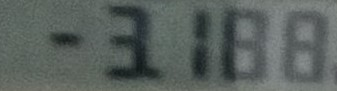
#> input picture Seperate_Folders/sipa_04/manually_cropped/4/mancrop_01.jpg, 337 x 91 px, found by its file name; its folder holds 6 pictures in this run
$ jupyter execute --allow-errors Manually_Cropped_Test_sipa4.ipynb   (shell and % lines are left out)
#> lines starting #> are read from the running program, lines starting #| are printed output that depends on the picture; after the words box and inside, x2 and y2 are one past the last pixel; in counts of white or black regions, pixels touching at a corner belong together
### Seperate_Folders/full_sipa/ad_functions.py
from matplotlib import pyplot as plt
import pytesseract
import pandas as pd
import numpy as np
import random
import cv2
import os
import re


#########################################################################################################
# Function to show an image using pyplot
def show_img(img, size=12, title=None):
    """
    Displays an image using Matplotlib.

    Args:
        img (numpy.ndarray): The image to display, in BGR format.
        size (int, optional): The size of the displayed figure. Default is 12.
        title (str, optional): The title to display above the image. Default is None.

    Returns:
        None
    """

    # Get the current figure and set its size to the given size.
    fig = plt.gcf()
    fig.set_size_inches(size, size)

    # Turn off the axis to remove the ticks and labels.
    plt.axis("off")

    # Convert the image from BGR to RGB and display it using Matplotlib.
    plt.imshow(cv2.cvtColor(img, cv2.COLOR_BGR2RGB))

    # If a title is provided, set the title of the plot.
    if title is not None:
        plt.title(title)

    # Show the plot.
    plt.show()


#########################################################################################################
# Display four images
# [86 lines left out: functions display_four_images, read_input_file_list, not called in this run]


#########################################################################################################
# Read image file and size as per parameter and return the resized image
def read_resize_data(input_file, size=160):
    """
    Reads an input image file, resizes it to a specified size, and returns the resized image.

    Args:
        input_file (str): The path to the input image file.
        size (int, optional): The desired size of the output image. Default is 160.

    Returns:
        A resized image as a numpy.ndarray.
    """

    # Read image
    img = cv2.imread(input_file)

    # Set dimensions
    width = size
    height = size
    dim = (width, height)

    # resize image
    resized = cv2.resize(img, dim, interpolation=cv2.INTER_AREA)

    return resized


#########################################################################################################
# Read text using pytesseract and return the text
def get_text(image):
    """
    Uses Tesseract OCR to extract text from an input image.

    Args:
        image (numpy.ndarray): The input image to extract text from.

    Returns:
        A tuple containing the extracted text as strings: (text_ssd, text_eng).
    """

    # psm 6 = Assume a single uniform block of text.
    config_tesseract = "--tessdata-dir ./ttesseract_langs --psm 6"

    # Read text from image using Seven Segment training data
    text_ssd = pytesseract.image_to_string(image, lang="ssd", config=config_tesseract)

    # Read text from image using English character training data
    text_eng = pytesseract.image_to_string(image, lang="eng", config=config_tesseract)

    # Clean text
    text_ssd = "".join(c for c in text_ssd if c.isdigit() or c == ".")
    text_eng = "".join(c for c in text_eng if c.isdigit() or c == ".")

    return text_ssd, text_eng


#########################################################################################################
# Process using Thresh and return text for Seven Segment Display and English
# [222 lines left out: functions process_file_thresh, process_file_closing, process_adaptive_gaussian, process_otsu, control_loop_sipa3, not called in this run]

### Seperate_Folders/sipa_04/Manually_Cropped_Test_sipa4.ipynb
[cell 1]
import sys
sys.path.append('../functions')
from matplotlib import pyplot as plt
import ad_functions as adfns
import pytesseract
import cv2
import numpy as np
import pandas as pd
import os
import shutil

# psm 6 = Assume a single uniform block of text.
config_tesseract = '--tessdata-dir ./ttesseract_langs --psm 6 digits'

[cell 2]
file_path = "./manually_cropped/4"
manually_cropped_files = os.listdir(file_path)

[cell 3]
manually_cropped_files

[cell 4]
cv2.__version__

[cell 5]
def display_ten_images(folder_path, title=None):
    """
    Displays ten images from a directory using Matplotlib.

    Args:
        folder_path (str): The path to the directory containing the images.
        title (str, optional): The title to display above the images. Default is None.

    Returns:
        None
    """
#> called with folder_path = './sipaimages/4/', title = 'SIPA 4 images Original'
    # Get the list of all files in the directory
    filenames = os.listdir(folder_path)
    # Select the first 10 files from the list
    selected_files = filenames[:10]

    # Initialize the figure and axis
    fig, axs = plt.subplots(5, 2, figsize=(10, 12), facecolor="#808080")

    # Iterate through the selected files and plot the image
    for i, f in enumerate(selected_files):
        img = cv2.imread(os.path.join(folder_path, f))
#> img is the input picture: shape (91, 337, 3); mean B, G, R 94.3, 97.8, 89.8
        img = cv2.cvtColor(img, cv2.COLOR_BGR2RGB)
        axs[i // 2, i % 2].imshow(img)
        axs[i // 2, i % 2].axis("off")
        axs[i // 2, i % 2].grid(False)
        axs[i // 2, i % 2].set_title(f)

    # Remove the grid lines from the empty subplots
    for ax in axs.flat:
        ax.grid(False)
        ax.set_xticks([])
        ax.set_yticks([])
        ax.set_facecolor("#808080")
        for sp in ax.spines.values():
            sp.set_visible(False)
#> this loop made 10 passes

    # Set the overall chart title
    fig.suptitle(title, fontsize=20, fontweight=700)

    plt.show()

[cell 6]
# display_images_in_grid(file_path)


# display_ten_images(file_path, "SIPA 4 images Manually cropped")

display_ten_images("./sipaimages/4/", "SIPA 4 images Original")

[cell 7]
print(len(manually_cropped_files))
#> (the rest of this cell did not finish here and is left out)

    # show_img(image, 3)
    # Pre-processing for tesseract
    gray = cv2.cvtColor(img, cv2.COLOR_BGR2GRAY)
    gray = cv2.medianBlur(gray, 3)
    adfns.show_img(image, 3, title=filename)

    # Run tesseract OCR on the image

    text_ssd = pytesseract.image_to_string(image, lang="ssd", config=config_tesseract)


    # Print the extracted text
    print("text output is :- ssd :-" , text_ssd,  "<--")

## With Thresh

[cell 8]
image = cv2.imread("./manually_cropped/4/mancrop_10.jpg")
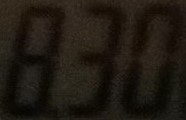
#> input picture Seperate_Folders/sipa_04/manually_cropped/4/mancrop_10.jpg, 186 x 120 px
#> image is the input picture: shape (120, 186, 3); mean B, G, R 18.2, 25.9, 32.2

# Get image data
# img = read_input_data(input_file)
#> (the rest of this cell did not finish here and is left out)


# Convert to RGB (three dimensions)
nimRGB = cv2.cvtColor(img, cv2.COLOR_BGR2RGB)

# Convert to gray (one dimension)
nimGray = cv2.cvtColor(nimRGB, cv2.COLOR_BGR2GRAY)

# Set the minimum to gray and max to white
min_threshold = 55
max_threshold = 255

# Binary Thresh
value, nimThresh = cv2.threshold(nimGray, min_threshold, max_threshold, cv2.THRESH_BINARY)

adfns.show_img(nimGray, 3)
adfns.show_img(nimThresh, 3)

# Get Text for Seven Segment and English
text_ssd, text_eng = adfns.get_text(nimGray)

print("* >>>", text_ssd)

# return text_ssd, text_eng

#> (a cell that did not finish here is left out)


    # Apply histogram equalization
    equalized = cv2.equalizeHist(img)

    text_ssd, text_eng = adfns.get_text(equalized)
    print("* >>>", text_ssd)

    # Display the original and equalized images
    adfns.show_img(img, 3, title="Original")
    adfns.show_img(equalized, 3, title="Equalized")

#> (a cell that did not finish here is left out)

    adfns.show_img(normalized, 3, title="Normalized")

    text_ssd, text_eng = adfns.get_text(normalized)

    print("* >>>", text_ssd)

#> (a cell that did not finish here is left out)

[cell 12]
# Create a matrix of ones, then multiply it by a scaler of 100
# This gives a matrix with same dimesions of our image with all values being 100
M = np.ones(image.shape, dtype = "uint8") * 100

# Load the image
img = cv2.imread("./manually_cropped/4/mancrop_01.jpg",0)
#> img: shape (91, 337); min 22, max 141, mean 95

# Create our shapening kernel, remember it must sum to one
kernel_sharpening = np.array([[-1,-1,-1],
                              [-1, 9,-1],
                              [-1,-1,-1]])

# applying the sharpening kernel to the image
sharpened = cv2.filter2D(img, 0, kernel_sharpening)

# Using adaptiveThreshold
thresh = cv2.adaptiveThreshold(img, 255, cv2.ADAPTIVE_THRESH_MEAN_C, cv2.THRESH_BINARY, 3, 5)
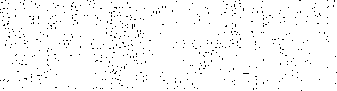
#> thresh: shape (91, 337); 97.6% white; black in thin lines or dots
_, th2 = cv2.threshold(sharpened, 0, 255, cv2.THRESH_BINARY + cv2.THRESH_OTSU)
#> th2: shape (91, 337); 59.3% white; 615 black regions (563 under 20 px), largest, box (x1, y1, x2, y2) and area: (100, 0, 270, 87) 6253, (41, 15, 98, 55) 786, (293, 40, 326, 83) 382

adfns.show_img(img, 3, title="Original")
adfns.show_img(sharpened, 3, title="Sharpened")
adfns.show_img(thresh, 3, title="Thresholded")
adfns.show_img(th2, 3, title="Thresholded2")


#> (the rest of this cell did not finish here and is left out)

[cell 13]
def autoCanny(image):
  # Finds optimal thresholds based on median image pixel intensity
  blurred_img = cv2.blur(image, ksize=(5,5))
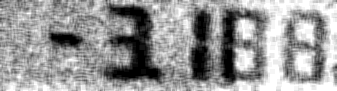
#> blurred_img: shape (91, 337); min 0, max 255, mean 151.5
  med_val = np.median(image)
#> med_val = 255
  lower = int(max(0, 0.66 * med_val))
#> lower = 168
  upper = int(min(255, 1.33 * med_val))
#> upper = 255
  edges = cv2.Canny(image=image, threshold1=lower, threshold2=upper)
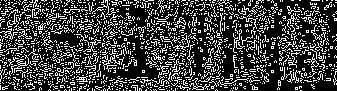
#> edges: shape (91, 337); 25.3% white in thin lines or dots
  return edges

auto_canny = autoCanny(th2)
adfns.show_img(auto_canny, 3, title="Auto Canny")

[cell 14]
img = cv2.imread("./manually_cropped/4/mancrop_01.jpg")

adfns.show_img(img, 3, title="Original")

# Equalize our Histogram
# Default color format is BGR

red_channel = img[:, :, 2]
red = cv2.equalizeHist(red_channel)

green_channel = img[:, :, 1]
green = cv2.equalizeHist(green_channel)

blue_channel = img[:, :, 0]
blue = cv2.equalizeHist(blue_channel)

# create empty image with same shape as that of src image
red_img = np.zeros(img.shape)
red_img[:,:,2] = red
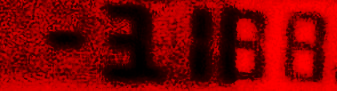
#> red_img: shape (91, 337, 3) float64; mean of channels 0, 1, 2 0, 0, 130.2; drawn as B, G, R
red_img = np.array(red_img, dtype=np.uint8)
adfns.show_img(red_img, 3, title="Red")

green_img = np.zeros(img.shape)
green_img[:,:,1] = green
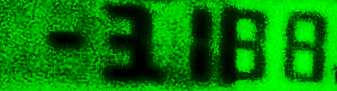
#> green_img: shape (91, 337, 3) float64; mean of channels 0, 1, 2 0, 130.2, 0; drawn as B, G, R
green_img = np.array(green_img, dtype=np.uint8)
adfns.show_img(green_img, 3, title="Green")

blue_img = np.zeros(img.shape)
blue_img[:,:,0] = blue
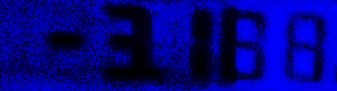
#> blue_img: shape (91, 337, 3) float64; mean of channels 0, 1, 2 130.4, 0, 0; drawn as B, G, R
blue_img = np.array(blue_img, dtype=np.uint8)
adfns.show_img(blue_img, 3, title="Blue")

merged = cv2.merge([blue, green, red])
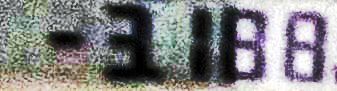
#> merged: shape (91, 337, 3); mean B, G, R 130.4, 130.2, 130.2
adfns.show_img(merged, 3, title="Merged")

merged_gray = cv2.cvtColor(merged, cv2.COLOR_BGR2GRAY)
adfns.show_img(merged_gray, 3, title="Merged Gray")

# merged_otsu = adfns.process_otsu(merged_gray)

# 255 is a value that is going to be assigned to respectively pixels in the result
# (namely, to all pixels which value in the source is greater then computed threshold level)
max_threshold = 255

merged_adaptive_gaussian = cv2.adaptiveThreshold(
    merged_gray, max_threshold, cv2.ADAPTIVE_THRESH_GAUSSIAN_C, cv2.THRESH_BINARY, 11, 9
)
#> merged_adaptive_gaussian: shape (91, 337); 70.8% white; black in thin lines or dots

adfns.show_img(merged_adaptive_gaussian, 3, title="Adaptive Gaussian")

# 0 means threshold level which actually is omitted because we used CV_THRESH_OTSU flag
min_threshold = 0

# 255 is a value that is going to be assigned to respectively pixels in the result
# (namely, to all pixels which value in the source is greater then computed threshold level)
max_threshold = 255

# THRESH_BINARY | THRESH_OTSU is a required flag to perform Otsu thresholding. Because in fact we would like to perform binary thresholding,
# so we use CV_THRESH_BINARY (you can use any of 5 flags opencv provides) combined with CV_THRESH_OTSU
value, merged_otsu  = cv2.threshold(
    merged_gray, min_threshold, max_threshold, cv2.THRESH_BINARY | cv2.THRESH_OTSU
)
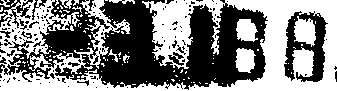
#> merged_otsu: shape (91, 337); 50.5% white; 141 black regions (123 under 20 px), largest, box (x1, y1, x2, y2) and area: (55, 0, 268, 90) 9598, (0, 0, 110, 82) 2764, (284, 11, 328, 82) 1476
#> value = 129

adfns.show_img(merged_otsu, 3, title="Otsu")

thresh = cv2.adaptiveThreshold(merged_gray, 255, cv2.ADAPTIVE_THRESH_MEAN_C, cv2.THRESH_BINARY, 3, 5)
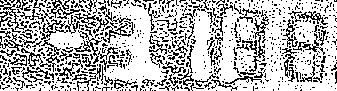
#> thresh: shape (91, 337); 71.6% white; black in thin lines or dots
adfns.show_img(thresh, 3, title="Thresholded")


#> (the rest of this cell did not finish here and is left out)
